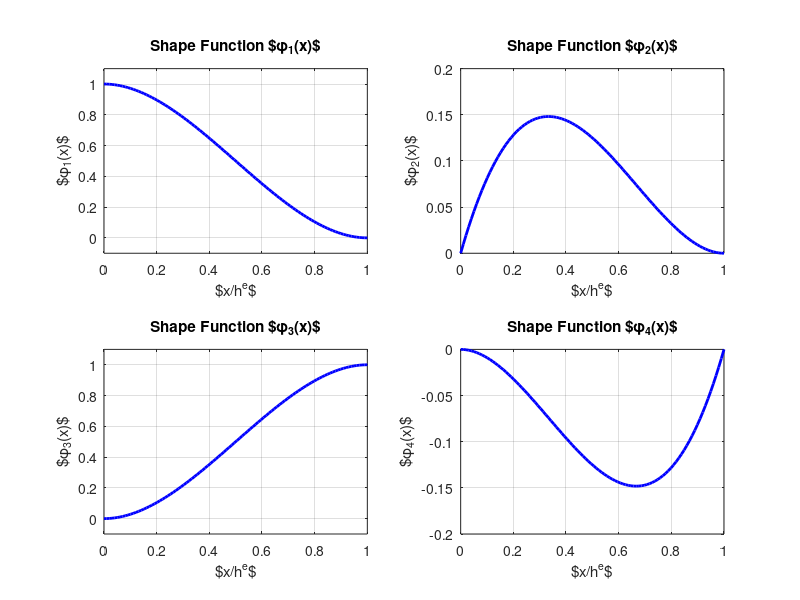

Write MATLAB code to recreate this figure. (Note: this script raises an error after producing the figure.)
function basis_functions()
% BASIS_FUNCTIONS - Euler-Bernoulli Beam Shape Functions
% Generates and plots the four shape functions for Euler-Bernoulli beam element
% Using φ(x) and h^e notation as defined in equations OA5.60-OA5.63

%% Parameters
he = 1;                    % Element length h^e (normalized to 1)
x = linspace(0, he, 100);  % Position vector from 0 to h^e

%% Shape Functions φ_i(x) - Equations OA5.60-OA5.63
% φ₁(x) = 1 - 3(x/h^e)² + 2(x/h^e)³
phi1 = 1 - 3*(x/he).^2 + 2*(x/he).^3;

% φ₂(x) = x - 2x²/h^e + x³/(h^e)²  
phi2 = x - 2*x.^2/he + x.^3/(he^2);

% φ₃(x) = 3(x/h^e)² - 2(x/h^e)³
phi3 = 3*(x/he).^2 - 2*(x/he).^3;

% φ₄(x) = -x²/h^e + x³/(h^e)²
phi4 = -x.^2/he + x.^3/(he^2);

%% First Derivatives dφ_i/dx - Equations OA5.74-OA5.77
% dφ₁/dx = -6x/(h^e)² + 6x²/(h^e)³
dphi1_dx = -6*x/(he^2) + 6*x.^2/(he^3);

% dφ₂/dx = 1 - 4x/h^e + 3x²/(h^e)²
dphi2_dx = 1 - 4*x/he + 3*x.^2/(he^2);

% dφ₃/dx = 6x/(h^e)² - 6x²/(h^e)³
dphi3_dx = 6*x/(he^2) - 6*x.^2/(he^3);

% dφ₄/dx = -2x/h^e + 3x²/(h^e)²
dphi4_dx = -2*x/he + 3*x.^2/(he^2);

%% Second Derivatives d²φ_i/dx² - Equations OA5.78-OA5.81
% d²φ₁/dx² = -6/(h^e)² + 12x/(h^e)³
d2phi1_dx2 = -6/(he^2) + 12*x/(he^3);

% d²φ₂/dx² = -4/h^e + 6x/(h^e)²
d2phi2_dx2 = -4/he + 6*x/(he^2);

% d²φ₃/dx² = 6/(h^e)² - 12x/(h^e)³
d2phi3_dx2 = 6/(he^2) - 12*x/(he^3);

% d²φ₄/dx² = -2/h^e + 6x/(h^e)²
d2phi4_dx2 = -2/he + 6*x/(he^2);

%% Plotting - 4 subplots for individual shape functions
figure('Position', [100, 100, 1000, 800]);

% φ₁(x)
subplot(2, 2, 1);
plot(x, phi1, 'b-', 'LineWidth', 2);
grid on;
xlabel('$x/h^e$');
ylabel('$\phi_1(x)$');
title('Shape Function $\phi_1(x)$');
xlim([0, 1]);
ylim([-0.1, 1.1]);

% φ₂(x) 
subplot(2, 2, 2);
plot(x, phi2, 'b-', 'LineWidth', 2);
grid on;
xlabel('$x/h^e$');
ylabel('$\phi_2(x)$');
title('Shape Function $\phi_2(x)$');
xlim([0, 1]);

% φ₃(x)
subplot(2, 2, 3);
plot(x, phi3, 'b-', 'LineWidth', 2);
grid on;
xlabel('$x/h^e$');
ylabel('$\phi_3(x)$');
title('Shape Function $\phi_3(x)$');
xlim([0, 1]);
ylim([-0.1, 1.1]);

% φ₄(x)
subplot(2, 2, 4);
plot(x, phi4, 'b-', 'LineWidth', 2);
grid on;
xlabel('$x/h^e$');
ylabel('$\phi_4(x)$');
title('Shape Function $\phi_4(x)$');
xlim([0, 1]);

% Add overall title
sgtitle('Euler-Bernoulli Beam Shape Functions', 'FontSize', 16, 'FontWeight', 'bold');

%% Display Key Properties
fprintf('\n=== Euler-Bernoulli Beam Shape Functions Properties ===\n');
fprintf('Element length h^e = %.1f\n', he);
fprintf('\nNodal Values:\n');
fprintf('φ₁(0) = %.3f, φ₁(h^e) = %.3f\n', phi1(1), phi1(end));
fprintf('φ₂(0) = %.3f, φ₂(h^e) = %.3f\n', phi2(1), phi2(end));
fprintf('φ₃(0) = %.3f, φ₃(h^e) = %.3f\n', phi3(1), phi3(end));
fprintf('φ₄(0) = %.3f, φ₄(h^e) = %.3f\n', phi4(1), phi4(end));

fprintf('\nFirst Derivatives at Nodes:\n');
fprintf('dφ₁/dx(0) = %.3f, dφ₁/dx(h^e) = %.3f\n', dphi1_dx(1), dphi1_dx(end));
fprintf('dφ₂/dx(0) = %.3f, dφ₂/dx(h^e) = %.3f\n', dphi2_dx(1), dphi2_dx(end));
fprintf('dφ₃/dx(0) = %.3f, dφ₃/dx(h^e) = %.3f\n', dphi3_dx(1), dphi3_dx(end));
fprintf('dφ₄/dx(0) = %.3f, dφ₄/dx(h^e) = %.3f\n', dphi4_dx(1), dphi4_dx(end));

%% Verification - Partition of Unity
sum_phi = phi1 + phi2 + phi3 + phi4;
fprintf('\nPartition of Unity Check:\n');
fprintf('φ₁ + φ₂ + φ₃ + φ₄ = %.6f (should be 1.0)\n', sum_phi(50)); % Check at midpoint

%% Save plot
saveas(gcf, 'euler_bernoulli_shape_functions.png');
fprintf('\nPlot saved as: euler_bernoulli_shape_functions.png\n');

end
